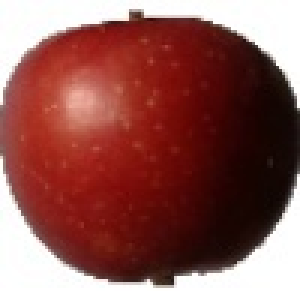
%> input picture HSVSpace/apple.1.jpg, 100 x 100 px (shown 3 times larger)
$ octave guiihua.m   (GNU Octave 9; MATLAB toolbox functions it lacks are replaced by stand-ins)
%> lines starting %> are read from the running program, lines starting %| are printed output that depends on the picture
oriImage = imread('apple.1.jpg');
%> oriImage is the input picture: size 100x100x3 uint8; mean R, G, B 144.8, 90.2, 85.8
grayImage = rgb2gray(oriImage);
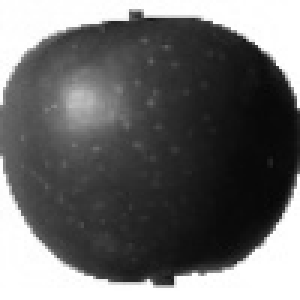
%> grayImage: size 100x100 uint8 (shown 3 times larger); min 7, max 255, mean 106
figure;
imshow(grayImage);title('grayimage');

originalMinValue = double(min(min(grayImage)));
%> originalMinValue = 7
originalMaxValue = double(max(max(grayImage)));
%> originalMaxValue = 255
originalRange = originalMaxValue - originalMinValue;
%> originalRange = 248

% Get a double image in the range 0 to +255
desiredMin = 0;
desiredMax = 255;
desiredRange = desiredMax - desiredMin;
dblImageS255 = desiredRange * (double(grayImage) - originalMinValue) / originalRange + desiredMin;

figure;
imshow(uint8(dblImageS255));title('ablimage0-255');

% Get a double image in the range 0 to +1
desiredMin = 0;
desiredMax = 1;
desiredRange = desiredMax - desiredMin;
dblImageS1 = desiredRange * (double(grayImage) - originalMinValue) / originalRange + desiredMin;

figure;
imshow(dblImageS1);title('dblimage0-1');

% Another way to normalazation, which only calls MATLAB function
img3 = mat2gray(oriImage);
figure;
imshow(img3);

$ run again, with HSVSpace/apples.jpg copied over HSVSpace/apple.1.jpg
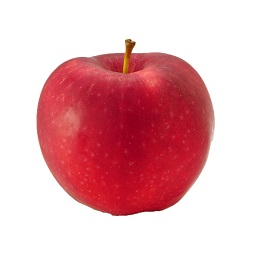
%> input picture HSVSpace/apples.jpg, 255 x 255 px
%> oriImage is the input picture: size 255x255x3 uint8; mean R, G, B 229.9, 176.6, 182
%> `grayImage = rgb2gray(oriImage);`:
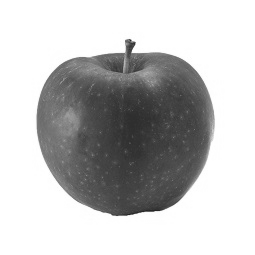
%> grayImage: size 255x255 uint8; min 34, max 255, mean 193.1
%> originalMinValue = 34
%> originalMaxValue = 255
%> originalRange = 221
%> `dblImageS255 = desiredRange * (double(grayImage) - originalMinValue) /..`:
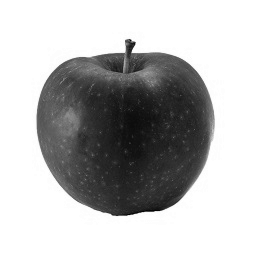
%> dblImageS255: size 255x255 double; min 0, max 255, mean 183.6

$ run again, with HSVSpace/caomei3.jpg copied over HSVSpace/apple.1.jpg
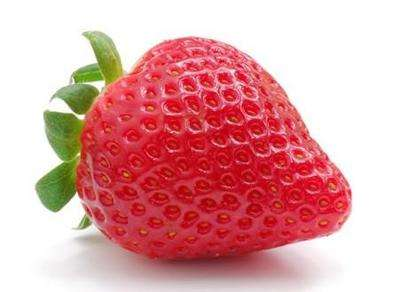
%> input picture HSVSpace/caomei3.jpg, 400 x 292 px
%> oriImage is the input picture: size 292x400x3 uint8; mean R, G, B 223.6, 164.2, 165.5
%> `grayImage = rgb2gray(oriImage);`:
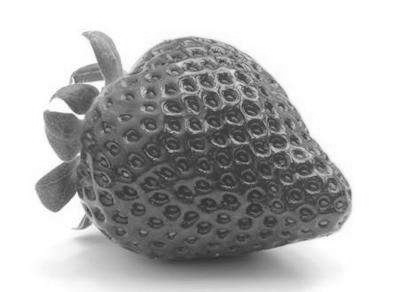
%> grayImage: size 292x400 uint8; min 40, max 255, mean 182.1
%> originalMinValue = 40
%> originalMaxValue = 255
%> originalRange = 215
%> `dblImageS255 = desiredRange * (double(grayImage) - originalMinValue) /..`:
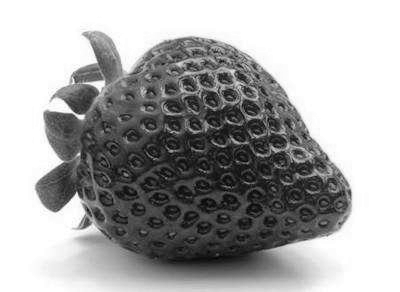
%> dblImageS255: size 292x400 double; min 0, max 255, mean 168.6
